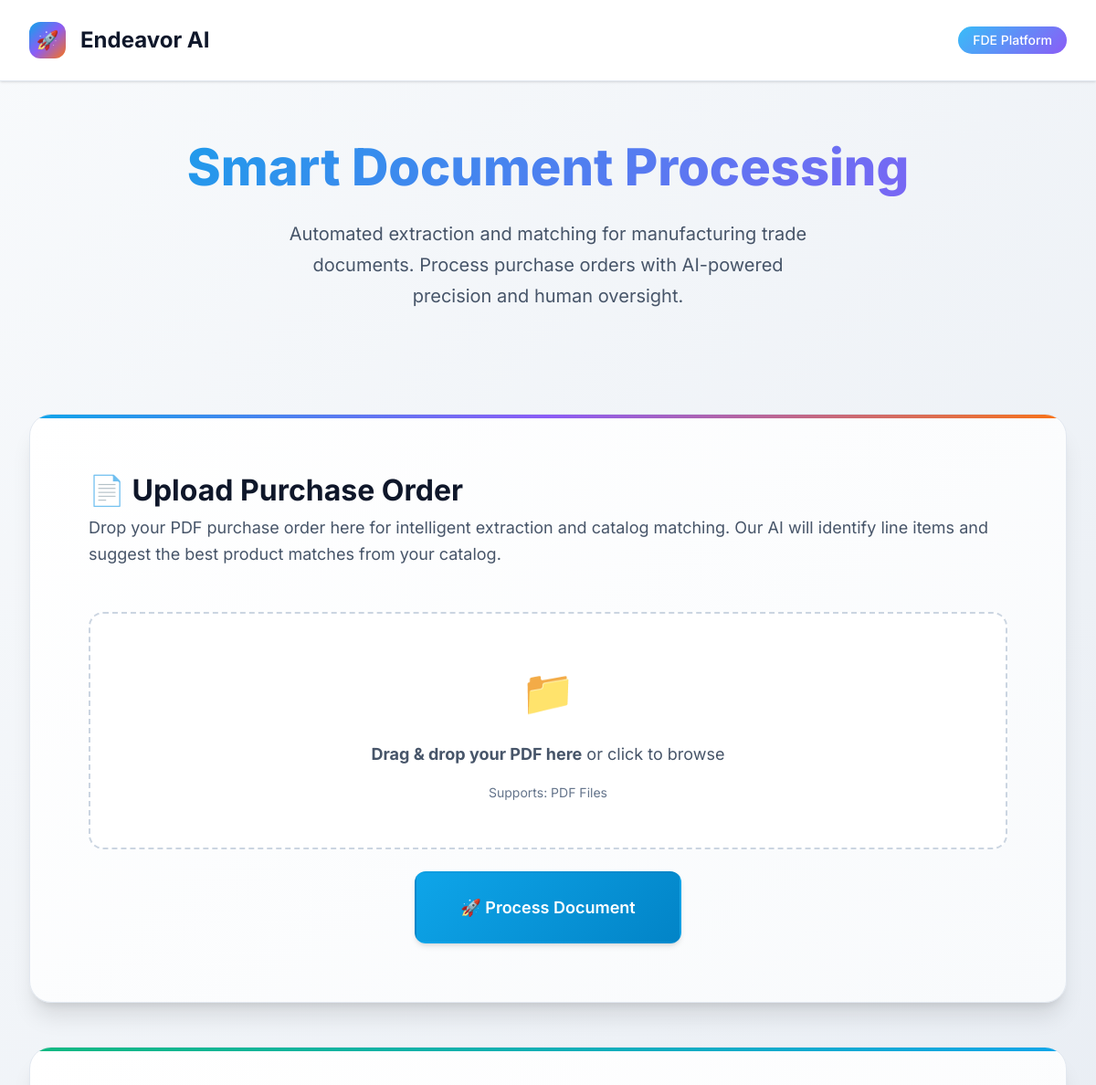
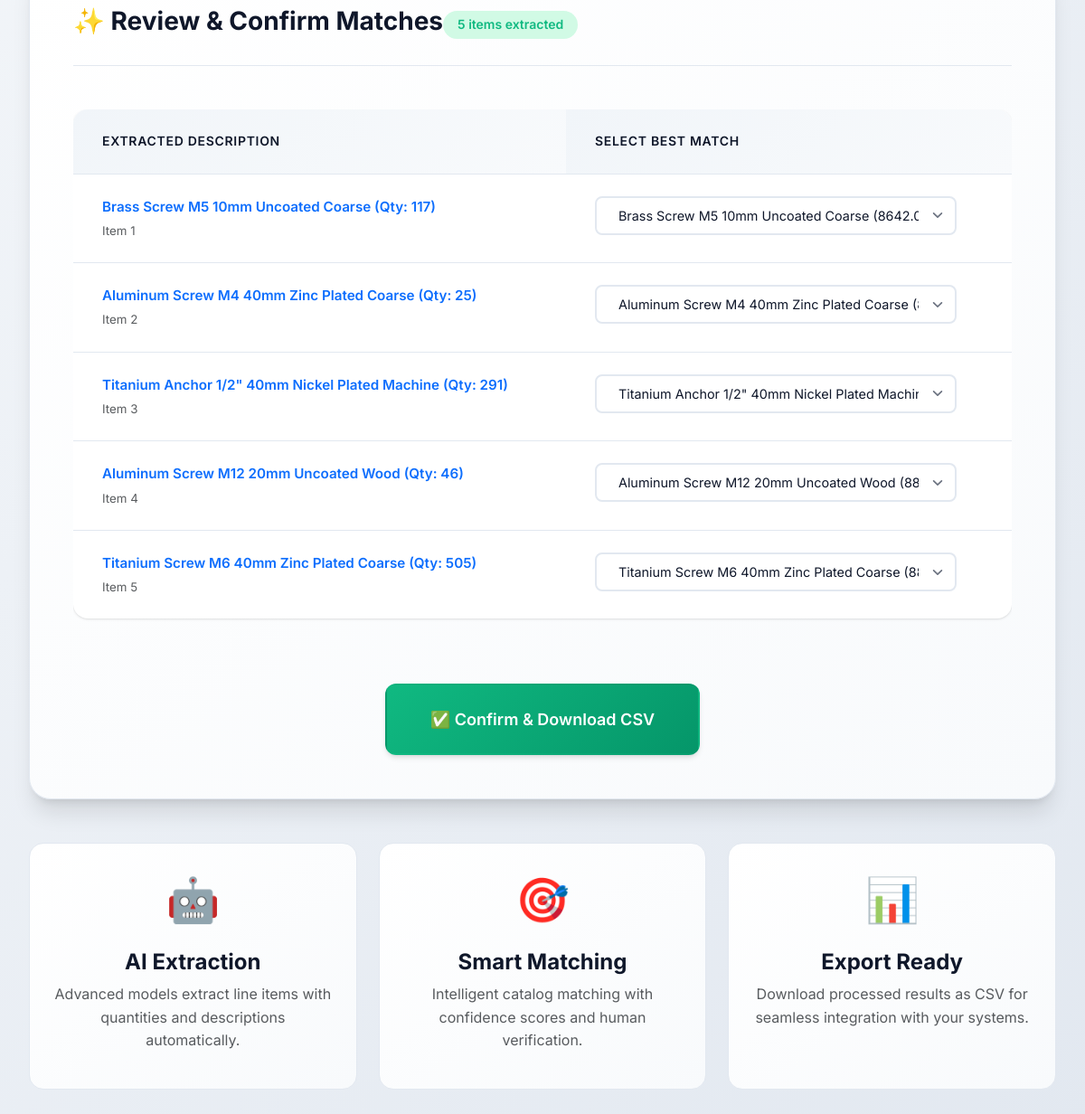
The app's page /review/10 with its own data (2 pictures, top to bottom).
### tables this page shows
CREATE TABLE line_items (
        id           INTEGER PRIMARY KEY AUTOINCREMENT,
        document_id  INTEGER,
        description  TEXT,
        raw_index    INTEGER,
        FOREIGN KEY(document_id) REFERENCES documents(id)
    );

### app.py (the view)
@app.route("/review/<int:doc_id>")
def review(doc_id: int):
    conn = db_conn()
    c = conn.cursor()
    items = c.execute(
        "SELECT * FROM line_items WHERE document_id=?", (doc_id,)
    ).fetchall()
    for itm in items:
        if not c.execute(
            "SELECT 1 FROM matches WHERE line_item_id=?", (itm["id"],)
        ).fetchone():
            choices = []
            try:
                resp = requests.get(
                    MATCH_ENDPOINT,
                    params={"query": itm["description"], "limit": 5},
                )
                resp.raise_for_status()
                matches = resp.json()
                choices = [{"name": m["match"], "score": m["score"]} for m in matches]
            except Exception as e:
                LOG.error(f"API matching failed: {e}")
            if not choices:
                LOG.info(f"Using custom matching for: {itm['description']}")
                choices = custom_match(itm["description"], use_custom=True)
            c.execute(
                "INSERT INTO matches(line_item_id, choice_json) VALUES(?,?)",
                (itm["id"], json.dumps(choices)),
            )
    conn.commit()
    payload: List[Dict[str, Any]] = []
    for itm in items:
        m = c.execute(
            "SELECT * FROM matches WHERE line_item_id=?", (itm["id"],)
        ).fetchone()
        payload.append(
            {
                "match_id": m["id"],
                "description": itm["description"],
                "choices": json.loads(m["choice_json"]),
                "confirmed": m["confirmed_id"],
            }
        )
    return render_template(
        "index.html", REVIEW_DATA={"doc_id": doc_id, "rows": payload}
    )

### app.py (called while the page is built)
def _current_db_path() -> str:
    return os.getenv("DB_PATH", DEFAULT_DB_PATH)

def db_conn() -> sqlite3.Connection:
    db_path = _current_db_path()
    os.makedirs(os.path.dirname(db_path) or ".", exist_ok=True)
    connection = sqlite3.connect(db_path)
    connection.row_factory = sqlite3.Row
    connection.execute("PRAGMA foreign_keys = ON;")
    LOG.debug("Opened SQLite connection to %s", db_path)
    return connection

### templates/index.html (shortened to what this page needs)
{% extends 'layout.html' %}
{% block header %}Smart Document Processing{% endblock %}
{% block content %}
  <section class="upload-section fade-in">
    <h2>📄 Upload Purchase Order</h2>
    <p>Drop your PDF purchase order here for intelligent extraction and catalog matching. Our AI will identify line items and suggest the best product matches from your catalog.</p>
    <form action="/upload" method="post" enctype="multipart/form-data" id="upload-form">
      <div class="file-upload-area" id="file-drop-area">
        <div class="upload-icon">📁</div>
        <div class="upload-text">
          <strong>Drag & drop your PDF here</strong> or click to browse
        </div>
        <div class="upload-hint">
          Supports: PDF Files
        </div>
      </div>
      <div class="text-center mt-4">
        <button type="submit" class="btn btn-primary btn-lg" id="upload-btn">
          <span class="btn-text">🚀 Process Document</span>
        </button>
      </div>
    </form>
  </section>
  {% if REVIEW_DATA %}
  <section class="review-section slide-up">
    <div class="review-header">
      <h2 class="review-title">
        ✨ Review & Confirm Matches
      </h2>
      <span class="review-badge">{{ REVIEW_DATA.rows|length }} items extracted</span>
    </div>
    <form method="post" action="/confirm/{{ REVIEW_DATA.doc_id }}" id="review-form">
      <div class="table-responsive">
        <table class="modern-table">
          <thead>
            <tr>
              <th>Extracted Description</th>
              <th>Select Best Match</th>
            </tr>
          </thead>
          <tbody>
            {% for row in REVIEW_DATA.rows %}
            <tr>
              <td>
                <div class="fw-semibold text-primary">{{ row.description }}</div>
                <div class="text-muted small mt-1">Item {{ loop.index }}</div>
              </td>
              <td>
                <select class="modern-select" name="{{ row.match_id }}" required>
                  {% for choice in row.choices %}
                   <option value="{{ loop.index0 }}"
                     {% if loop.index0 == 0 %}selected{% endif %}>
                     {{ choice.name }} ({{ "%.1f"|format(choice.score * 100) }}% match)
                   </option>
                   {% endfor %}
                </select>
              </td>
            </tr>
            {% endfor %}
          </tbody>
        </table>
      </div>
      <div class="text-center mt-4">
        <button type="submit" class="btn btn-success btn-lg">
          ✅ Confirm & Download CSV
        </button>
      </div>
    </form>
  </section>
  {% endif %}
  <section class="features-section mt-5">
    <div class="row g-4">
      <div class="col-md-4">
        <div class="feature-card text-center p-4">
          <div class="feature-icon mb-3">🤖</div>
          <h4 class="fw-bold">AI Extraction</h4>
          <p class="text-muted">Advanced models extract line items with quantities and descriptions automatically.</p>
        </div>
      </div>
      <div class="col-md-4">
        <div class="feature-card text-center p-4">
          <div class="feature-icon mb-3">🎯</div>
          <h4 class="fw-bold">Smart Matching</h4>
          <p class="text-muted">Intelligent catalog matching with confidence scores and human verification.</p>
        </div>
      </div>
      <div class="col-md-4">
        <div class="feature-card text-center p-4">
          <div class="feature-icon mb-3">📊</div>
          <h4 class="fw-bold">Export Ready</h4>
          <p class="text-muted">Download processed results as CSV for seamless integration with your systems.</p>
        </div>
      </div>
    </div>
  </section>
{% endblock %}

### templates/layout.html (shortened to what this page needs)
<!DOCTYPE html>
<html lang="en">
<head>
  <link href="https://cdn.jsdelivr.net/npm/bootstrap@5.3.2/dist/css/bootstrap.min.css" rel="stylesheet" />
  <link href="/static/styles.css" rel="stylesheet" />
</head>
<body>
  <div class="main-container">
    <header class="app-header">
      <div class="header-content">
        <a href="/" class="logo">
          <div class="logo-icon">🚀</div>
          <span>Endeavor AI</span>
        </a>
        <div class="nav-badge">FDE Platform</div>
      </div>
    </header>
    <section class="hero-section">
      <h1 class="hero-title">
        {% block header %}Transform Documents with AI{% endblock %}
      </h1>
      <p class="hero-subtitle">
        Automated extraction and matching for manufacturing trade documents.
        Process purchase orders with AI-powered precision and human oversight.
      </p>
    </section>
    <main class="content-wrapper">
      {% block content %}{% endblock %}
    </main>
  </div>
</body>
</html>

### templates/index.html (style rules this page uses)
.feature-card { background: var(--gradient-card); border: 1px solid var(--border-light); border-radius: var(--radius-xl); transition: all 0.3s ease; height: 100%; }
.feature-icon { font-size: 3rem; }
.features-section { margin-top: var(--space-3xl); }

### records on screen
line_items: description "Brass Screw M5 10mm Uncoated Coarse (Qty: 117)"
line_items: description "Aluminum Screw M4 40mm Zinc Plated Coarse (Qty: 25)"
line_items: description "Titanium Anchor 1/2\" 40mm Nickel Plated Machine (Qty: 291)"
line_items: description "Aluminum Screw M12 20mm Uncoated Wood (Qty: 46)"
line_items: description "Titanium Screw M6 40mm Zinc Plated Coarse (Qty: 505)"

### other values on screen
{{ REVIEW_DATA.rows|length }} "5"
form field value "Brass Screw M5 10mm Uncoated Coarse (8642.0% match)"
form field value "Aluminum Screw M4 40mm Zinc Plated Coarse (8913.0% match)"
form field value "Titanium Anchor 1/2\" 40mm Nickel Plated Machine (8952.4% match)"
form field value "Aluminum Screw M12 20mm Uncoated Wood (8809.5% match)"
form field value "Titanium Screw M6 40mm Zinc Plated Coarse (8817.2% match)"
